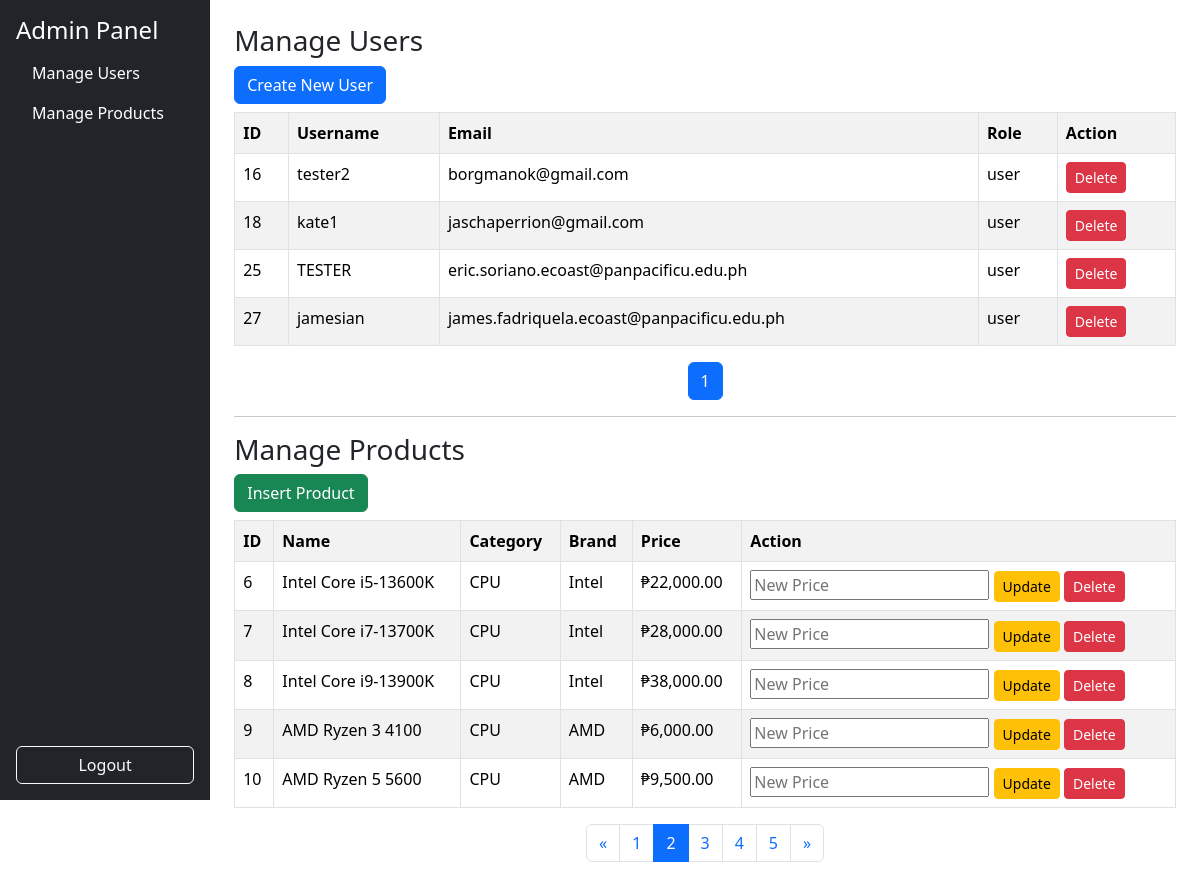
The app's page /admin_dashboard.php?product_page=2&user_page=1 (signed in) with its own data.
### tables this page shows
CREATE TABLE `users` (
  `id` int(11) NOT NULL,
  `username` varchar(50) NOT NULL,
  `email` varchar(100) NOT NULL,
  `password` varchar(255) NOT NULL,
  `first_name` varchar(50) DEFAULT '',
  `middle_name` varchar(50) DEFAULT '',
  `last_name` varchar(50) DEFAULT '',
  `street` varchar(100) DEFAULT '',
  `barangay` varchar(100) DEFAULT '',
  `municipality` varchar(100) DEFAULT '',
  `province` varchar(100) DEFAULT '',
  `postal_code` varchar(20) DEFAULT '',
  `mobile` varchar(20) DEFAULT '',
  `profile_pic` varchar(255) DEFAULT 'profile_placeholder.png',
  `role` enum('user','admin') DEFAULT 'user',
  `email_verified` tinyint(1) NOT NULL DEFAULT 0,
  `verification_token` varchar(255) DEFAULT NULL,
  `otp_code` varchar(6) DEFAULT NULL,
  `otp_expires_at` datetime DEFAULT NULL,
  `reset_token` varchar(255) DEFAULT NULL,
  `reset_expires` datetime DEFAULT NULL,
  `reset_expires_at` datetime DEFAULT NULL
);

CREATE TABLE `products` (
  `id` int(11) NOT NULL,
  `name` varchar(255) NOT NULL,
  `category` varchar(50) NOT NULL,
  `brand` varchar(50) DEFAULT NULL,
  `socket` varchar(50) DEFAULT NULL,
  `price` decimal(10,2) NOT NULL,
  `ram_type` varchar(20) DEFAULT NULL,
  `wattage` int(11) DEFAULT NULL,
  `tdp` int(11) DEFAULT NULL
);

### admin_dashboard.php (the view, shortened to what this page needs)
<?php
include 'db.php';
$limit = 5;
$user_page = isset($_GET['user_page']) ? (int)$_GET['user_page'] : 1;
$user_offset = ($user_page - 1) * $limit;
$total_users = $conn->query("SELECT COUNT(*) as total FROM users")->fetch_assoc()['total'];
$user_pages = ceil($total_users / $limit);
$users = $conn->query("SELECT id, username, email, role FROM users LIMIT $limit OFFSET $user_offset");
$product_page = isset($_GET['product_page']) ? (int)$_GET['product_page'] : 1;
$product_offset = ($product_page - 1) * $limit;
$total_products = $conn->query("SELECT COUNT(*) as total FROM products")->fetch_assoc()['total'];
$product_pages = ceil($total_products / $limit);
$products = $conn->query("SELECT id, name, category, brand, price FROM products LIMIT $limit OFFSET $product_offset");
?>
<!DOCTYPE html>
<html lang="en">
<head>
    <link href="https://cdn.jsdelivr.net/npm/bootstrap@5.3.2/dist/css/bootstrap.min.css" rel="stylesheet">
</head>
<body>
<div class="d-flex">
    <div class="bg-dark text-white p-3" style="width: 250px; height: 100vh; display: flex; flex-direction: column;">
        <h4>Admin Panel</h4>
        <ul class="nav flex-column flex-grow-1">
            <li class="nav-item"><a href="#users" class="nav-link text-white">Manage Users</a></li>
            <li class="nav-item"><a href="#products" class="nav-link text-white">Manage Products</a></li>
        </ul>
        <a href="logout.php" class="btn btn-outline-light mt-auto">Logout</a>
    </div>
    <div class="container-fluid p-4">
        <section id="users">
            <h3>Manage Users</h3>
            <button class="btn btn-primary mb-2" data-bs-toggle="collapse" data-bs-target="#createUserForm">Create New User</button>
            <table class="table table-striped table-bordered">
                <tr><th>ID</th><th>Username</th><th>Email</th><th>Role</th><th>Action</th></tr>
                <?php while($row = $users->fetch_assoc()): ?>
                <tr>
                    <td><?= $row['id'] ?></td>
                    <td><?= $row['username'] ?></td>
                    <td><?= $row['email'] ?></td>
                    <td><?= $row['role'] ?></td>
                    <td>
                        <form method="POST" class="d-inline">
                            <button type="submit" name="delete_user" class="btn btn-danger btn-sm">Delete</button>
                        </form>
                    </td>
                </tr>
                <?php endwhile; ?>
            </table>
<nav>
  <ul class="pagination justify-content-center">
    <?php
    $start = max(1, $user_page - 2);
    $end = min($user_pages, $user_page + 2);
    if ($end - $start < 4) {
        if ($start == 1) {
            $end = min(5, $user_pages);
        } else {
            $start = max(1, $end - 4);
        }
    }
    ?>
    <?php for ($i = $start; $i <= $end; $i++): ?>
      <li class="page-item <?= $i == $user_page ? 'active' : '' ?>">
        <a class="page-link" href="?user_page=<?= $i ?>&product_page=<?= $product_page ?>"><?= $i ?></a>
      </li>
    <?php endfor; ?>
  </ul>
</nav>
        </section>
        <hr>
        <section id="products">
            <h3>Manage Products</h3>
            <button class="btn btn-success mb-2" data-bs-toggle="collapse" data-bs-target="#insertProductForm">Insert Product</button>
            <table class="table table-striped table-bordered">
                <tr><th>ID</th><th>Name</th><th>Category</th><th>Brand</th><th>Price</th><th>Action</th></tr>
                <?php while($row = $products->fetch_assoc()): ?>
                <tr>
                    <td><?= $row['id'] ?></td>
                    <td><?= $row['name'] ?></td>
                    <td><?= $row['category'] ?></td>
                    <td><?= $row['brand'] ?></td>
                    <td>₱<?= number_format($row['price'], 2) ?></td>
                    <td>
                        <form method="POST" class="d-inline">
                            <input type="number" step="0.01" name="price" placeholder="New Price" required>
                            <button type="submit" name="update_price" class="btn btn-warning btn-sm">Update</button>
                        </form>
                        <form method="POST" class="d-inline">
                            <button type="submit" name="delete_product" class="btn btn-danger btn-sm">Delete</button>
                        </form>
                    </td>
                </tr>
                <?php endwhile; ?>
            </table>
<nav>
  <ul class="pagination justify-content-center">
    <?php if ($product_page > 1): ?>
      <li class="page-item">
        <a class="page-link" href="?product_page=<?= $product_page - 1 ?>&user_page=<?= $user_page ?>">&laquo;</a>
      </li>
    <?php endif; ?>
    <?php
    $start = max(1, $product_page - 2);
    $end = min($product_pages, $product_page + 2);
    if ($end - $start < 4) {
        if ($start == 1) {
            $end = min(5, $product_pages);
        } else {
            $start = max(1, $end - 4);
        }
    }
    ?>
    <?php for ($i = $start; $i <= $end; $i++): ?>
      <li class="page-item <?= $i == $product_page ? 'active' : '' ?>">
        <a class="page-link" href="?product_page=<?= $i ?>&user_page=<?= $user_page ?>"><?= $i ?></a>
      </li>
    <?php endfor; ?>
    <?php if ($product_page < $product_pages): ?>
      <li class="page-item">
        <a class="page-link" href="?product_page=<?= $product_page + 1 ?>&user_page=<?= $user_page ?>">&raquo;</a>
      </li>
    <?php endif; ?>
  </ul>
</nav>
        </section>
    </div>
</div>
</body>
</html>

### records on screen
users: id "16", username "tester2", email "borgmanok@gmail.com", role "user"
users: id "18", username "kate1", email "jaschaperrion@gmail.com", role "user"
users: id "25", username "TESTER", email "eric.soriano.ecoast@panpacificu.edu.ph", role "user"
users: id "27", username "jamesian", email "james.fadriquela.ecoast@panpacificu.edu.ph", role "user"
products: id "6", name "Intel Core i5-13600K", category "CPU", brand "Intel", price "22,000.00"
products: id "7", name "Intel Core i7-13700K", category "CPU", brand "Intel", price "28,000.00"
products: id "8", name "Intel Core i9-13900K", category "CPU", brand "Intel", price "38,000.00"
products: id "9", name "AMD Ryzen 3 4100", category "CPU", brand "AMD", price "6,000.00"
products: id "10", name "AMD Ryzen 5 5600", category "CPU", brand "AMD", price "9,500.00"
